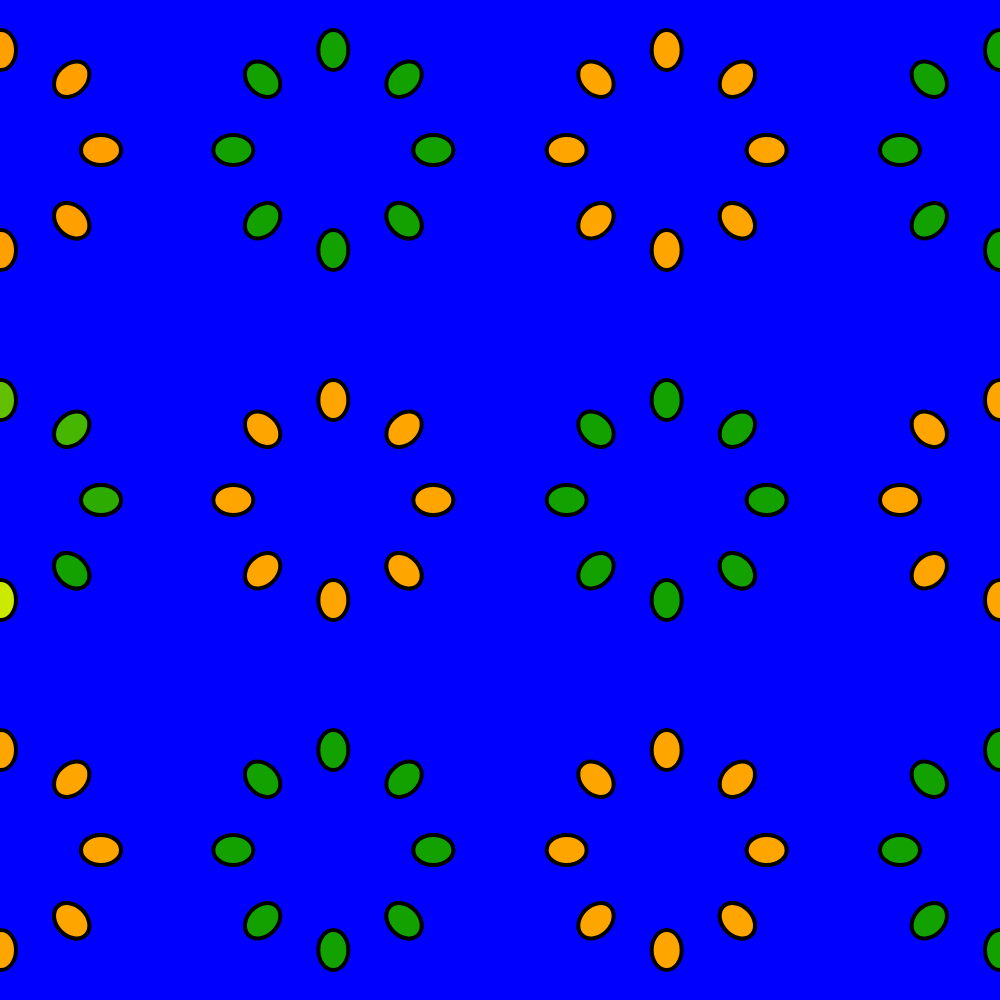
Frame 1 (no input)
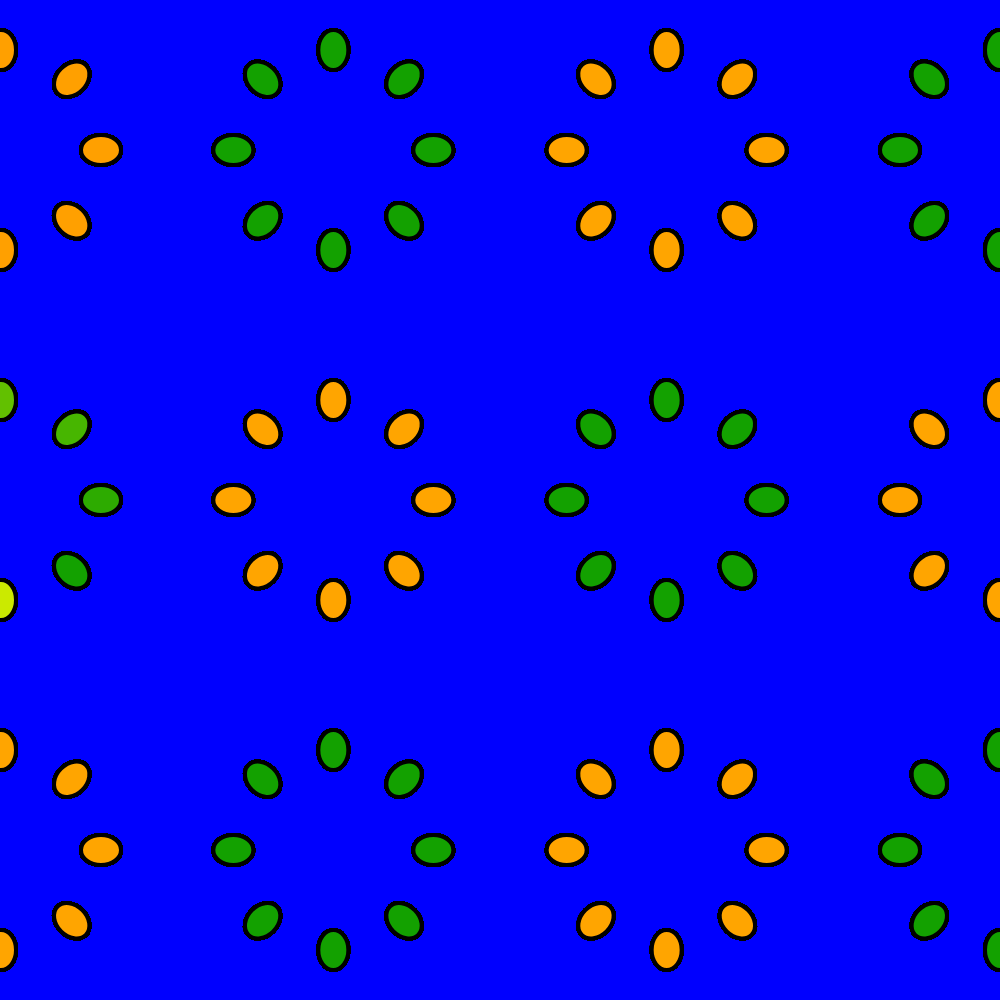
Frame 60 (no input)
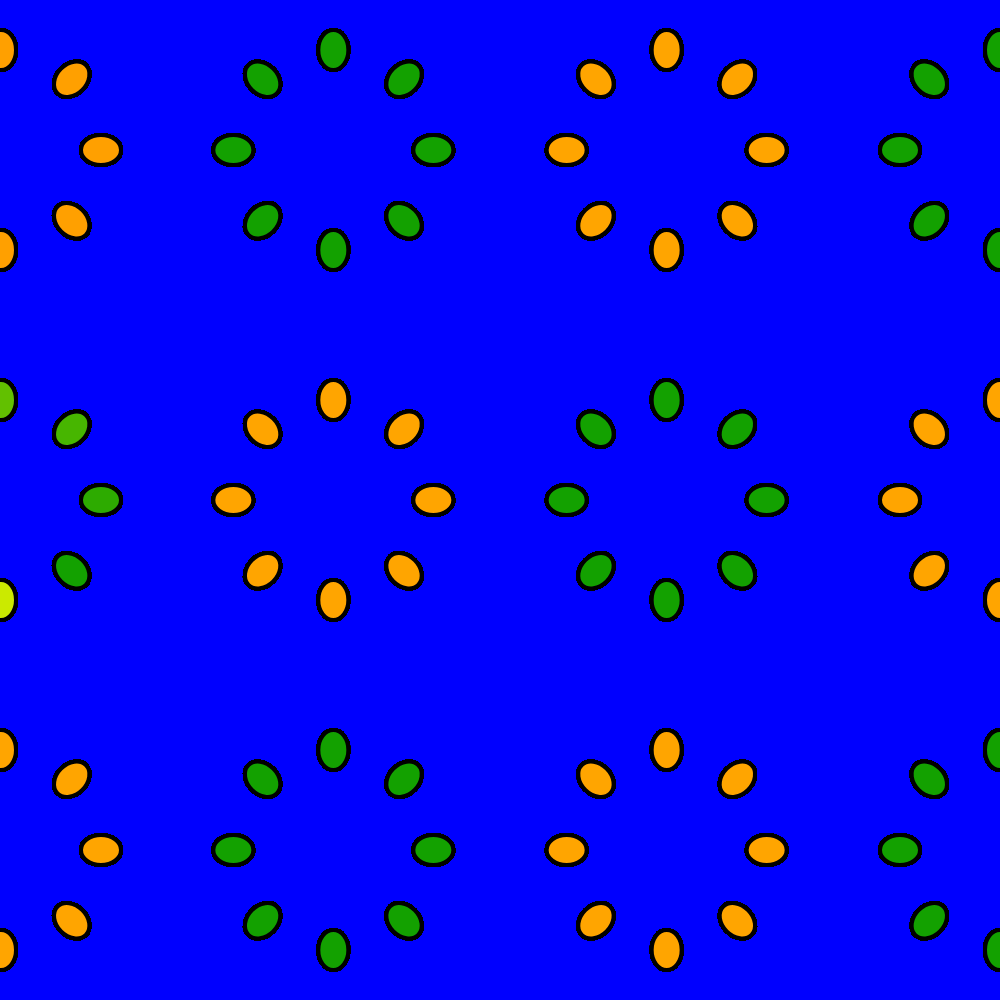
Frame 120 (the mouse pressed at the canvas centre since frame 60)

The p5.js sketch that drew these frames (run headless with seeded random() and noise() and a simulated clock; from frame 60 on, the mouse is pressed at the canvas centre):

// p5.js sketch
// ── sketch.js
function setup() {
createCanvas(1000,1000);
background(0,0,255);

}

function draw (){

//top left	
for(var i = 0; i < 10; i++) {

		var green = map(i, 0, 10, 255,150); 
		var red = map(i, 0, 4, 255,150)
		
		push();
		fill(red,green,0);
		strokeWeight(4);
		translate(1, height/2);
		rotate(2*PI * i / 8);
		ellipse(100, 0,40, 30);
		
		pop();
	
}
	//middle left
	
for(var j = 0; j < 10; j++){
		
		push();
		translate(1,150);
		fill(255,160,0);
		strokeWeight(4);
		rotate(2*PI * j / 8);
		ellipse(100, 0,40, 30);
		pop();
}
	//left bottom
for(var k = 0; k < 10; k++){
		
		push();
		fill(255,165,0);
		strokeWeight(4);
		translate(1,850);
		rotate(2*PI * k / 8);
		ellipse(100, 0,40, 30);
		pop();
}
	
	//left middle bottom
for(var k = 0; k < 10; k++){
		
		push();
		fill(red,green,0);
		strokeWeight(4);
		translate(width/3,850);
		rotate(2*PI * k / 8);
		ellipse(100, 0,40, 30);
		pop();
}
	//left middle middle
	for(var k = 0; k < 10; k++){
		
		push();
		fill(255,165,0);
		strokeWeight(4);
		translate(width/3,height/2);
		rotate(2*PI * k / 8);
		ellipse(100, 0,40, 30);
		pop();
}
	//left middle top
	for(var k = 0; k < 10; k++){
		
		push();
		fill(red,green,0);
		strokeWeight(4);
		translate(width/3,150);
		rotate(2*PI * k / 8);
		ellipse(100, 0,40, 30);
		pop();
}
	// right middle top 
		for(var k = 0; k < 10; k++){
		
		push();
		fill(255,165,0);
		strokeWeight(4);
		translate(2*width/3,150);
		rotate(2*PI * k / 8);
		ellipse(100, 0,40, 30);
		pop();
}
	//right middle middle
		for(var k = 0; k < 10; k++){
		
		push();
		fill(red,green,0);
		strokeWeight(4);
		translate(2*width/3,height/2);
		rotate(2*PI * k / 8);
		ellipse(100, 0,40, 30);
		pop();
}
	
			for(var k = 0; k < 10; k++){
		//right middle bottom
		push();
		fill(255,165,0);
		strokeWeight(4);
		translate(2*width/3,850);
		rotate(2*PI * k / 8);
		ellipse(100, 0,40, 30);
		pop();
}
	
	//right top 
				for(var k = 0; k < 10; k++){
		push();
		fill(red,green,0);
		strokeWeight(4);
		translate(width,150);
		rotate(2*PI * k / 8);
		ellipse(100, 0,40, 30);
		pop();
}
	
	//right middle
	
	
		for(var k = 0; k < 10; k++){
		push();
		fill(255,165,0);
		strokeWeight(4);
		translate(width,height/2);
		rotate(2*PI * k / 8);
		ellipse(100, 0,40, 30);
		pop();
}
	
		//right bottom
		for(var k = 0; k < 10; k++){
		push();
		fill(red,green,0);
		strokeWeight(4);
		translate(width,850);
		rotate(2*PI * k / 8);
		ellipse(100, 0,40, 30);
		pop();
}
	




}
